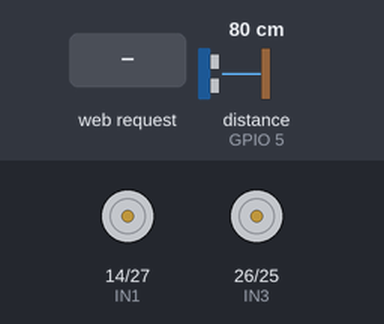
A sketch run on a simulated ESP32. Parts: motor-driver pin pairs drawn as motors (green arrow = first pin HIGH = forward, orange = second pin HIGH = backward, longer = more drive, scaled by the enable pin). Inputs (shaded band) come from the test bench; at power-on: distance to the obstacle (sensor on GPIO 5) 80 cm. The echo pulse lasts 58.3 µs per cm; WiFi joins after 1.5 s; servers stay silent unless stated; what the sketch prints to the serial monitor is not drawn.

Above: at 2.7 s.
2.8 s: HTTP request GET /mode?dir=1&state=1&auto=1 received
At 3.9 s:
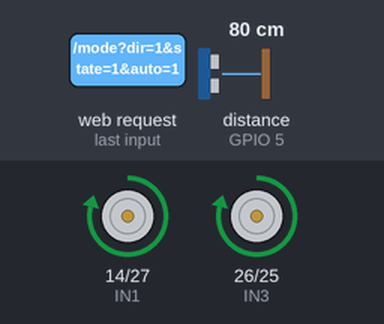
4.3 s: distance to the obstacle (sensor on GPIO 5) set to 22 cm
5.8 s: distance to the obstacle (sensor on GPIO 5) set to 18 cm
At 6.9 s:
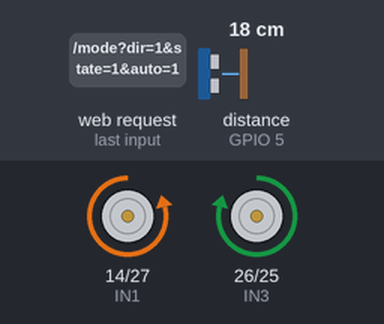
8.8 s: distance to the obstacle (sensor on GPIO 5) set to 35 cm
At 10.7 s:
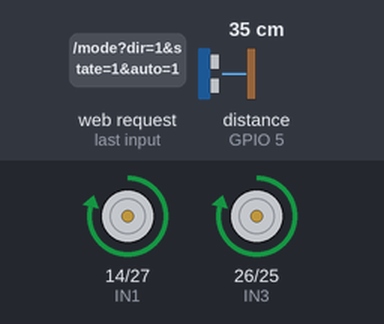
11.2 s: distance to the obstacle (sensor on GPIO 5) set to 2 cm
At 12.3 s:
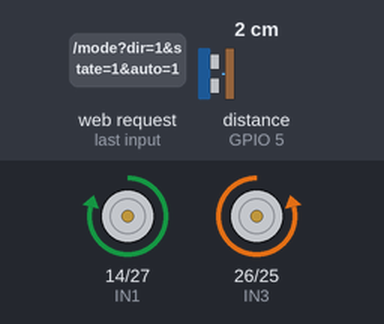
Timing chart, 0 to 15.2 s (numbered marks = the images above; inputs shaded):
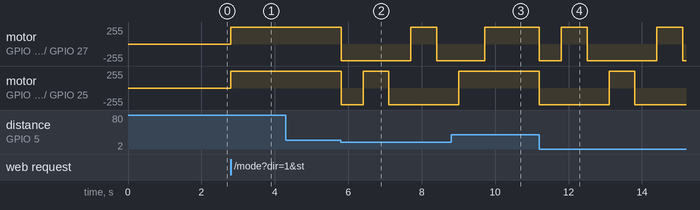

The sketch:

MISSION_MOON_WALKER.ino
```cpp
#include <WiFi.h>
#include <WebServer.h>

// ========== WiFi (Mobile Hotspot) ==========
const char* ssid     = "KIRAN";
const char* password = "Kiran@2025#";

// ========== Web server ==========
WebServer server(80);

// ========== Motor Pins ==========
#define IN1 14
#define IN2 27
#define IN3 26
#define IN4 25

#define ENA_PIN 33
#define ENB_PIN 32

// PWM
const int PWM_FREQ = 20000;
const int PWM_RES  = 8;
const int CH_A = 0;
const int CH_B = 1;

// Speed
uint8_t manualSpeed = 250;
uint8_t autoSpeed   = 250;

// Ultrasonic
#define TRIG_PIN 4
#define ECHO_PIN 5

// Control flags
bool forwardCmd = false;
bool backCmd    = false;
bool leftCmd    = false;
bool rightCmd   = false;

bool obstacleMode = false;

// Auto state
enum AutoState {
  AUTO_IDLE,
  AUTO_FORWARD,
  AUTO_BACKWARD,
  AUTO_TURN
};

AutoState autoState = AUTO_IDLE;
unsigned long autoStateStart = 0;
bool turnLeftNext = true;

const unsigned long BACK_TIME = 600;
const unsigned long TURN_TIME = 700;

const float OBSTACLE_DIST_CM = 20.0;

// ========== HTML ==========
const char index_html[] PROGMEM = R"=====(<!DOCTYPE html>
<html>
<head>
<meta name="viewport" content="width=device-width, initial-scale=1">
<style>
body { text-align:center; background:#111; color:white; font-family:Arial;}
button { padding:20px; margin:5px; font-size:18px; border-radius:10px;}
</style>
</head>
<body>
<h1>Mission Moon Walker</h1>

<button onmousedown="cmd('f',1)" onmouseup="cmd('f',0)">Forward</button><br>
<button onmousedown="cmd('l',1)" onmouseup="cmd('l',0)">Left</button>
<button onclick="cmd('s',1)">Stop</button>
<button onmousedown="cmd('r',1)" onmouseup="cmd('r',0)">Right</button><br>
<button onmousedown="cmd('b',1)" onmouseup="cmd('b',0)">Backward</button>

<h2>Obstacle Mode</h2>
<button onclick="mode(1)">ON</button>
<button onclick="mode(0)">OFF</button>

<script>
function cmd(d,s){ fetch(`/cmd?dir=${d}&state=${s}`); }
function mode(a){ fetch(`/mode?auto=${a}`); }
</script>

</body>
</html>)=====";

// ========== MOTOR ==========
void setMotorSpeed(uint8_t l, uint8_t r) {
  ledcWrite(CH_A, l);
  ledcWrite(CH_B, r);
}

void stopCar() {
  digitalWrite(IN1, LOW); digitalWrite(IN2, LOW);
  digitalWrite(IN3, LOW); digitalWrite(IN4, LOW);
  setMotorSpeed(0,0);
}

void forward(uint8_t s){
  digitalWrite(IN1,HIGH); digitalWrite(IN2,LOW);
  digitalWrite(IN3,HIGH); digitalWrite(IN4,LOW);
  setMotorSpeed(s,s);
}

void backward(uint8_t s){
  digitalWrite(IN1,LOW); digitalWrite(IN2,HIGH);
  digitalWrite(IN3,LOW); digitalWrite(IN4,HIGH);
  setMotorSpeed(s,s);
}

void left(uint8_t s){
  digitalWrite(IN1,LOW); digitalWrite(IN2,HIGH);
  digitalWrite(IN3,HIGH); digitalWrite(IN4,LOW);
  setMotorSpeed(s,s);
}

void right(uint8_t s){
  digitalWrite(IN1,HIGH); digitalWrite(IN2,LOW);
  digitalWrite(IN3,LOW); digitalWrite(IN4,HIGH);
  setMotorSpeed(s,s);
}

// ========== ULTRASONIC ==========
float getDistance(){
  digitalWrite(TRIG_PIN,LOW);
  delayMicroseconds(2);
  digitalWrite(TRIG_PIN,HIGH);
  delayMicroseconds(10);
  digitalWrite(TRIG_PIN,LOW);

  long d = pulseIn(ECHO_PIN,HIGH,30000);
  if(d==0) return -1;
  return d*0.034/2;
}

// ========== CONTROL ==========
void manualControl(){
  if(forwardCmd) forward(manualSpeed);
  else if(backCmd) backward(manualSpeed);
  else if(leftCmd) left(manualSpeed);
  else if(rightCmd) right(manualSpeed);
  else stopCar();
}

void autoControl(){
  unsigned long now = millis();

  switch(autoState){
    case AUTO_IDLE:
      autoState = AUTO_FORWARD;
      break;

    case AUTO_FORWARD:{
      float d = getDistance();
      if(d>0 && d<OBSTACLE_DIST_CM){
        autoState = AUTO_BACKWARD;
        autoStateStart = now;
      } else forward(autoSpeed);
      break;
    }

    case AUTO_BACKWARD:
      if(now-autoStateStart>BACK_TIME){
        autoState = AUTO_TURN;
        autoStateStart = now;
      } else backward(autoSpeed);
      break;

    case AUTO_TURN:
      if(turnLeftNext) left(autoSpeed);
      else right(autoSpeed);

      if(now-autoStateStart>TURN_TIME){
        turnLeftNext = !turnLeftNext;
        autoState = AUTO_FORWARD;
      }
      break;
  }
}

// ========== WEB ==========
void handleRoot(){ server.send_P(200,"text/html",index_html); }

void handleCmd(){
  String d = server.arg("dir");
  int s = server.arg("state").toInt();

  if(!obstacleMode){
    bool p = s!=0;
    if(d=="f"){ forwardCmd=p; backCmd=leftCmd=rightCmd=false;}
    else if(d=="b"){ backCmd=p; forwardCmd=leftCmd=rightCmd=false;}
    else if(d=="l"){ leftCmd=p; forwardCmd=backCmd=rightCmd=false;}
    else if(d=="r"){ rightCmd=p; forwardCmd=backCmd=leftCmd=false;}
    else if(d=="s"){ forwardCmd=backCmd=leftCmd=rightCmd=false; stopCar();}
  }
  server.send(200,"text/plain","OK");
}

void handleMode(){
  int m = server.arg("auto").toInt();
  if(m==1){
    obstacleMode=true;
    autoState=AUTO_FORWARD;
  } else{
    obstacleMode=false;
    stopCar();
  }
  server.send(200,"text/plain","OK");
}

// ========== SETUP ==========
void setup(){
  Serial.begin(115200);

  pinMode(IN1,OUTPUT); pinMode(IN2,OUTPUT);
  pinMode(IN3,OUTPUT); pinMode(IN4,OUTPUT);

  pinMode(ENA_PIN,OUTPUT);
  pinMode(ENB_PIN,OUTPUT);

  ledcSetup(CH_A,PWM_FREQ,PWM_RES);
  ledcAttachPin(ENA_PIN,CH_A);
  ledcSetup(CH_B,PWM_FREQ,PWM_RES);
  ledcAttachPin(ENB_PIN,CH_B);

  pinMode(TRIG_PIN,OUTPUT);
  pinMode(ECHO_PIN,INPUT);

  // ✅ CONNECT TO HOTSPOT
  WiFi.mode(WIFI_STA);
  WiFi.begin(ssid,password);

  Serial.print("Connecting");
  while(WiFi.status()!=WL_CONNECTED){
    delay(500);
    Serial.print(".");
  }

  Serial.println("\nConnected!");
  Serial.print("IP: ");
  Serial.println(WiFi.localIP());

  server.on("/",handleRoot);
  server.on("/cmd",handleCmd);
  server.on("/mode",handleMode);

  server.begin();
}

// ========== LOOP ==========
void loop(){
  server.handleClient();

  if(obstacleMode) autoControl();
  else manualControl();
}
```

Measured:
- the behaviour switches between 21 and 20 cm on distance to the obstacle (sensor on GPIO 5) (found by bisection; images 1 and 2)
- after the input at 2.8 s, motor on GPIO 14 (IN1) / GPIO 27 (IN2), motor on GPIO 26 (IN3) / GPIO 25 (IN4): stopped → forward 249/255 at once
- after the input at 4.3 s, every drawn part: stays the same
- after the input at 5.8 s, motor on GPIO 14 (IN1) / GPIO 27 (IN2): forward 249/255 → backward 249/255 at once, → forward 249/255 1.9 s later, → backward 249/255 0.70 s later; motor on GPIO 26 (IN3) / GPIO 25 (IN4): forward 249/255 → backward 249/255 at once, → forward 249/255 0.60 s later, → backward 249/255 0.70 s later
- after the input at 8.8 s, motor on GPIO 26 (IN3) / GPIO 25 (IN4): goes on until 9.0 s, then stays forward 249/255
- after the input at 11.2 s, motor on GPIO 14 (IN1) / GPIO 27 (IN2): goes backward 249/255 0.60 s, forward 249/255 0.70 s, backward 249/255 1.9 s, forward 249/255 0.70 s, then backward 249/255, starting at once; motor on GPIO 26 (IN3) / GPIO 25 (IN4): forward 249/255 → backward 249/255 at once, → forward 249/255 1.9 s later, → backward 249/255 0.70 s later
